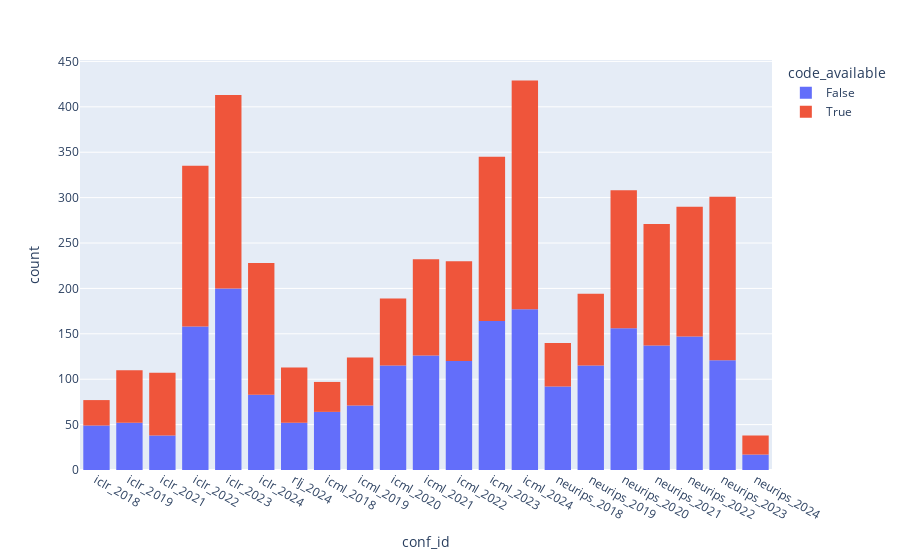
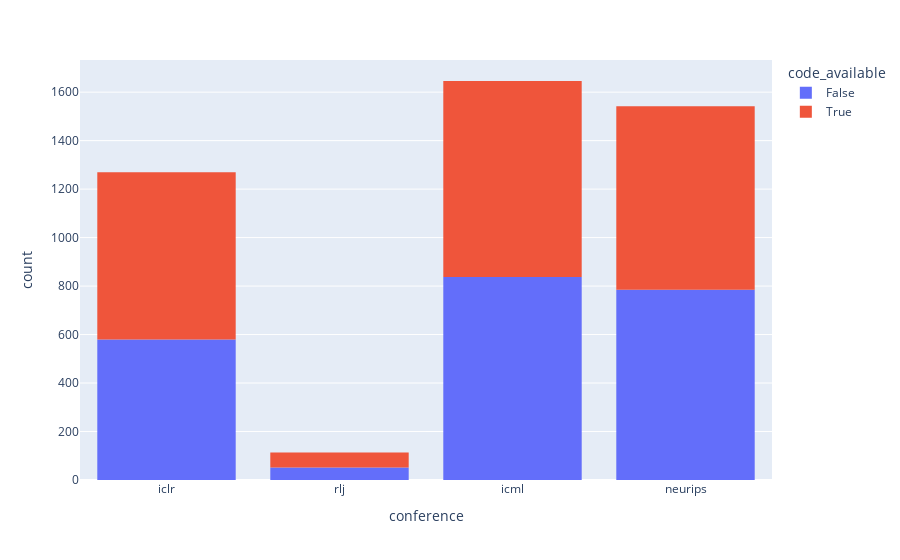
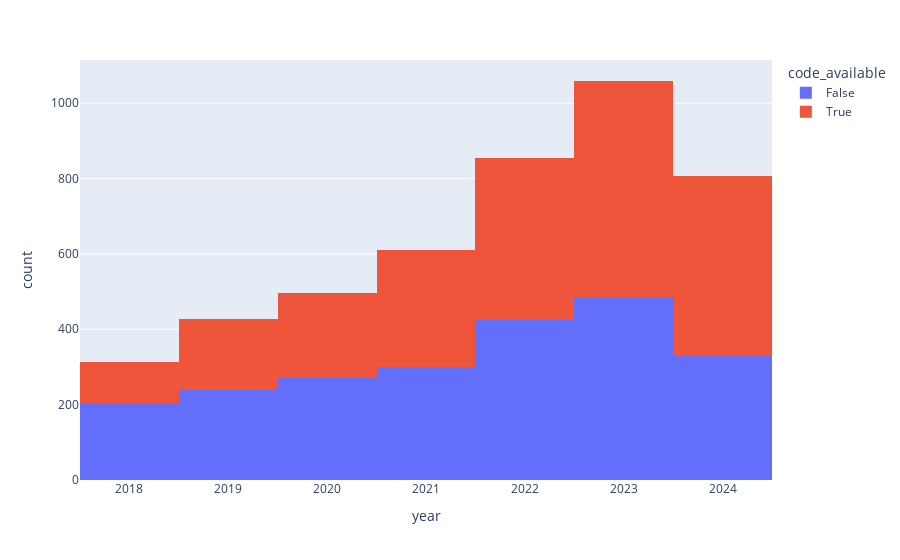

The notebook cell these images were saved under, in order:
### Code cell
# Code
fig = px.histogram(data, x='conf_id', color='code_available')
fig.show()
fig = px.histogram(data, x='conference', color='code_available')
fig.show()
fig = px.histogram(data, x='year', color='code_available')
fig.show()

### Figure 1 — Plotly figure (JSON) as saved in the notebook; plotly's stock layout.template omitted (floating-point values rounded to 4 significant figures; data arrays with more than 128 entries replaced by an {"elided": "..."} marker saying what was removed)
{"data": [{"alignmentgroup": "True", "bingroup": "x", "hovertemplate": "code_available=False<br>conf_id=%{x}<br>count=%{y}<extra></extra>", "legendgroup": "False", "marker": {"color": "#636efa", "pattern": {"shape": ""}}, "name": "False", "offsetgroup": "False", "orientation": "v", "showlegend": true, "type": "histogram", "x": {"elided": "2254 str values"}, "xaxis": "x", "yaxis": "y"}, {"alignmentgroup": "True", "bingroup": "x", "hovertemplate": "code_available=True<br>conf_id=%{x}<br>count=%{y}<extra></extra>", "legendgroup": "True", "marker": {"color": "#EF553B", "pattern": {"shape": ""}}, "name": "True", "offsetgroup": "True", "orientation": "v", "showlegend": true, "type": "histogram", "x": {"elided": "2317 str values"}, "xaxis": "x", "yaxis": "y"}], "layout": {"barmode": "relative", "legend": {"title": {"text": "code_available"}, "tracegroupgap": 0}, "margin": {"t": 60}, "xaxis": {"anchor": "y", "domain": [0, 1], "title": {"text": "conf_id"}}, "yaxis": {"anchor": "x", "domain": [0, 1], "title": {"text": "count"}}}}

### Figure 2 — Plotly figure (JSON) as saved in the notebook; plotly's stock layout.template omitted (floating-point values rounded to 4 significant figures; data arrays with more than 128 entries replaced by an {"elided": "..."} marker saying what was removed)
{"data": [{"alignmentgroup": "True", "bingroup": "x", "hovertemplate": "code_available=False<br>conference=%{x}<br>count=%{y}<extra></extra>", "legendgroup": "False", "marker": {"color": "#636efa", "pattern": {"shape": ""}}, "name": "False", "offsetgroup": "False", "orientation": "v", "showlegend": true, "type": "histogram", "x": {"elided": "2254 str values"}, "xaxis": "x", "yaxis": "y"}, {"alignmentgroup": "True", "bingroup": "x", "hovertemplate": "code_available=True<br>conference=%{x}<br>count=%{y}<extra></extra>", "legendgroup": "True", "marker": {"color": "#EF553B", "pattern": {"shape": ""}}, "name": "True", "offsetgroup": "True", "orientation": "v", "showlegend": true, "type": "histogram", "x": {"elided": "2317 str values"}, "xaxis": "x", "yaxis": "y"}], "layout": {"barmode": "relative", "legend": {"title": {"text": "code_available"}, "tracegroupgap": 0}, "margin": {"t": 60}, "xaxis": {"anchor": "y", "domain": [0, 1], "title": {"text": "conference"}}, "yaxis": {"anchor": "x", "domain": [0, 1], "title": {"text": "count"}}}}

### Figure 3 — Plotly figure (JSON) as saved in the notebook; plotly's stock layout.template omitted (floating-point values rounded to 4 significant figures; data arrays with more than 128 entries replaced by an {"elided": "..."} marker saying what was removed)
{"data": [{"alignmentgroup": "True", "bingroup": "x", "hovertemplate": "code_available=False<br>year=%{x}<br>count=%{y}<extra></extra>", "legendgroup": "False", "marker": {"color": "#636efa", "pattern": {"shape": ""}}, "name": "False", "offsetgroup": "False", "orientation": "v", "showlegend": true, "type": "histogram", "x": {"elided": "2254 int values"}, "xaxis": "x", "yaxis": "y"}, {"alignmentgroup": "True", "bingroup": "x", "hovertemplate": "code_available=True<br>year=%{x}<br>count=%{y}<extra></extra>", "legendgroup": "True", "marker": {"color": "#EF553B", "pattern": {"shape": ""}}, "name": "True", "offsetgroup": "True", "orientation": "v", "showlegend": true, "type": "histogram", "x": {"elided": "2317 int values"}, "xaxis": "x", "yaxis": "y"}], "layout": {"barmode": "relative", "legend": {"title": {"text": "code_available"}, "tracegroupgap": 0}, "margin": {"t": 60}, "xaxis": {"anchor": "y", "domain": [0, 1], "title": {"text": "year"}}, "yaxis": {"anchor": "x", "domain": [0, 1], "title": {"text": "count"}}}}
